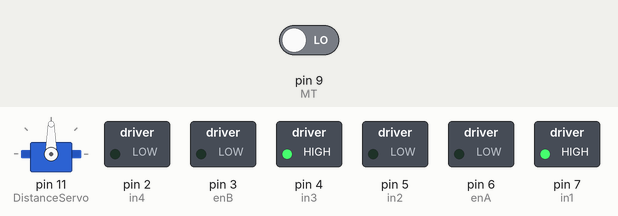
This sketch was run on a simulated Arduino Uno, built with avr-gcc and run on an emulated ATmega328P. On the bench: servo, switched loads named in the sketch (green lamp = pin HIGH). The inputs (shaded band) are chosen by the test bench; at power-on: pin 9 (MT) LOW.

Above: at 1.2 s.
1.3 s: pin 9 (MT) driven HIGH
At 2.0 s:
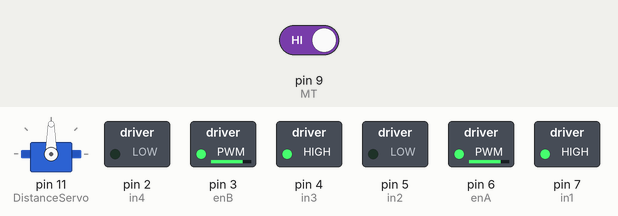
Timing chart, 0 to 4.3 s (numbered marks = the images above; inputs shaded):
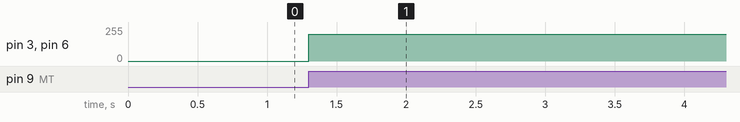

The sketch:

MainProgram.ino
```cpp
/*

AUTHOR: MATTIEW BAS - ICT 2 PROGRAMMING
BRANIACS, MAIN PROGRAM
LAST UPDATED: 12/4/24
VERSION: b0.6.1

*/

#include <Servo.h>

Servo DistanceServo;  // create Servo object to control a servo

// motor pins


// left motor
int enA = 6;
int in1 = 7; // ground
int in2 = 5; // power

// Right motor
int enB = 3;
int in3 = 4; // ground
int in4 = 2; // power

// Line Tracker pins

const int LT = 8;
const int MT = 9;
const int RT = 10;

// Distance pins

const int TrigPin = 13;
const int EchoPin = 12;
long Mdis;

unsigned long StartMillis;
unsigned long CurrentMillis;

void setup() {
  Serial.begin(9600);
  DistanceServo.attach(11);

  // Motors

  pinMode(enA, OUTPUT);
  pinMode(enB, OUTPUT);
  pinMode(in1, OUTPUT);
  pinMode(in2, OUTPUT);
  pinMode(in3, OUTPUT);
  pinMode(in4, OUTPUT);

  digitalWrite(in1, HIGH);
  digitalWrite(in2, LOW);
  digitalWrite(in3, HIGH);
  digitalWrite(in4, LOW);

  // Line Tracker

  pinMode(LT, INPUT);
  pinMode(MT, INPUT);
  pinMode(RT, INPUT);
  StartMillis = millis();
  DistanceServo.write(90);
}

void loop() {
  int DefaultPos = 90;
  int RightPos = 0;
  int LeftPos = 180;
  // int distance = DistanceCheck(); // in inches
  unsigned long CurrentMillis = millis();
  int RightDistance;
  int LeftDistance;
  CurrentMillis = millis();

  if (digitalRead(MT) == 1) {
    analogWrite(enA, 200);
    analogWrite(enB, 200);
  } else if ((digitalRead(MT) == 1) && (digitalRead(RT) == 1) && (digitalRead(LT) == 0)) {
    analogWrite(enA, 0);
    analogWrite(enB, 200);
    delay(30);
    analogWrite(enA, 200);
    analogWrite(enB, 200);
  } else if ((digitalRead(MT) == 1) && (digitalRead(RT) == 0) && (digitalRead(LT) == 1)) {
    analogWrite(enA, 200);
    analogWrite(enB, 0);
    delay(30);
    analogWrite(enA, 200);
    analogWrite(enB, 200);
  }

  /*
  if (distance <= 5) {
    analogWrite(enA, 0);
    analogWrite(enB, 0);
    DistanceServo.write(RightPos);
    delay(100); // wait for servo to position
    RightDistance = DistanceCheck();
    delay(1000); // wait to ensure stable reading
    DistanceServo.write(DefaultPos);
    delay(500); // wait to bring servo back to default
    DistanceServo.write(LeftPos);
    delay(100);
    LeftDistance = DistanceCheck();
    delay(1000);
    DistanceServo.write(DefaultPos);
    digitalWrite(in1, LOW);
    digitalWrite(in2, HIGH);
    digitalWrite(in3, LOW);
    digitalWrite(in4, HIGH);
    delay(300);

    if (RightDistance >= LeftDistance) {
      Serial.println("TURNING RIGHT...");
      digitalWrite(in1, HIGH);
      digitalWrite(in2, LOW);
      digitalWrite(in3, HIGH);
      digitalWrite(in4, LOW);
      analogWrite(enA, 255);
      analogWrite(enB, 0);
      delay(500);
      analogWrite(enA, 200);
      analogWrite(enB, 200);
    } else if (LeftDistance >= RightDistance) {
      Serial.println("TURNING LEFT...");
      digitalWrite(in1, HIGH);
      digitalWrite(in2, LOW);
      digitalWrite(in3, HIGH);
      digitalWrite(in4, LOW);
      analogWrite(enA, 0);
      analogWrite(enB, 255);
      delay(500);
      analogWrite(enA, 200);
      analogWrite(enB, 200);
    }
    if (RightDistance >= LeftDistance || LeftDistance >= RightDistance) {
      StartMillis = millis();
    }
  }
  */
}

int DistanceCheck() {
  pinMode(TrigPin, OUTPUT);
  digitalWrite(TrigPin, LOW);
  delay(2);
  digitalWrite(TrigPin, HIGH);
  delay(12);
  digitalWrite(TrigPin, LOW);

  pinMode(EchoPin, INPUT);
  Mdis = pulseIn(EchoPin, HIGH);
  return Mdis / 74 / 2;
}
```

Measured:
- after the input at 1.3 s, pin 3 (enB), pin 6 (enA): 0/255 → 200/255 at once
